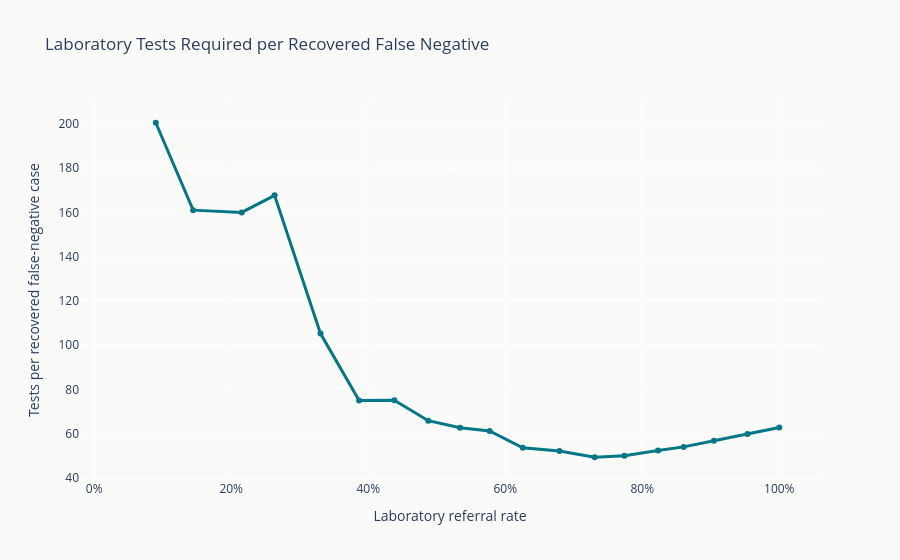

Here is the notebook cell this chart was saved with:
### Code cell
efficiency_df = (
    learned_budget_sweep[
        learned_budget_sweep[
            "requested_budget"
        ]
        > 0
    ]
    .copy()
)

fig = go.Figure()

fig.add_trace(
    go.Scatter(
        x=efficiency_df[
            "referral_rate"
        ],

        y=efficiency_df[
            "tests_per_recovered_fn"
        ],

        mode="lines+markers",

        line=dict(
            color=(
                PROJECT_COLORS[
                    "teal_dark"
                ]
            ),
            width=3
        ),

        name=(
            "Learned defer gate"
        )
    )
)

fig.update_layout(
    title=(
        "Laboratory Tests Required "
        "per Recovered False Negative"
    ),

    xaxis_title=(
        "Laboratory referral rate"
    ),

    yaxis_title=(
        "Tests per recovered "
        "false-negative case"
    ),

    paper_bgcolor=(
        PROJECT_COLORS[
            "background"
        ]
    ),

    plot_bgcolor=(
        PROJECT_COLORS[
            "background"
        ]
    )
)

fig.update_xaxes(
    tickformat=".0%"
)

fig.show()

save_plotly(
    fig,
    "step11_tests_per_recovered_false_negative"
)

### Figure 1 — Plotly figure (JSON) as saved in the notebook; plotly's stock layout.template omitted (floating-point values rounded to 4 significant figures)
{"data": [{"line": {"color": "#037688", "width": 3}, "mode": "lines+markers", "name": "Learned defer gate", "type": "scatter", "x": [0.03881, 0.08995, 0.1445, 0.2153, 0.2633, 0.3304, 0.3867, 0.4381, 0.4877, 0.5341, 0.5772, 0.6256, 0.6792, 0.7306, 0.7739, 0.823, 0.8605, 0.9047, 0.9536, 1.0], "y": [NaN, 200.5, 161.0, 160.0, 167.7, 105.2, 74.96, 75.12, 65.88, 62.66, 61.26, 53.63, 52.21, 49.35, 50.0, 52.41, 54.03, 56.8, 59.87, 62.79]}], "layout": {"paper_bgcolor": "#FAFAF8", "plot_bgcolor": "#FAFAF8", "title": {"text": "Laboratory Tests Required per Recovered False Negative"}, "xaxis": {"tickformat": ".0%", "title": {"text": "Laboratory referral rate"}}, "yaxis": {"title": {"text": "Tests per recovered false-negative case"}}}}
